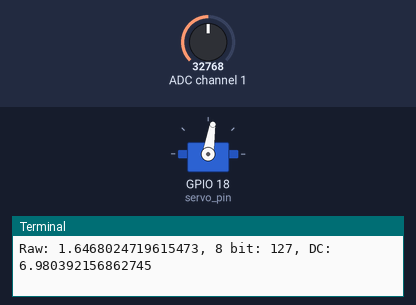
The program below on a simulated Raspberry Pi (BCM pin numbers). Shown: servo, the last lines printed to the terminal. Inputs (shaded band) come from the test bench; at power-on: ADC channel 1 = 32768 (analog values on the 0–65535 scale). Servo angles are drawn from the pulse width (0.5 ms = 0°, 2.5 ms = 180°).

Above: at 1.2 s.
1.3 s: ADC channel 1 set to 45874
At 2.5 s:
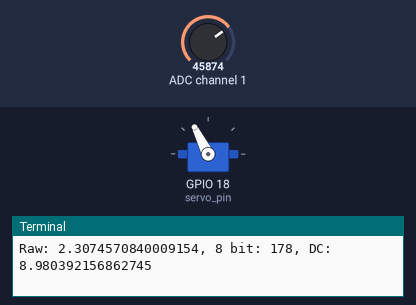
3.0 s: ADC channel 1 set to 57670
At 3.7 s:
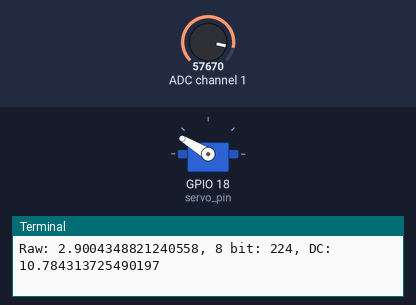
4.5 s: ADC channel 1 set to 65535
At 5.0 s:
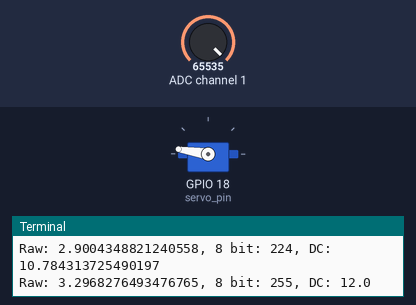
6.0 s: ADC channel 1 set to 19660
At 7.2 s:
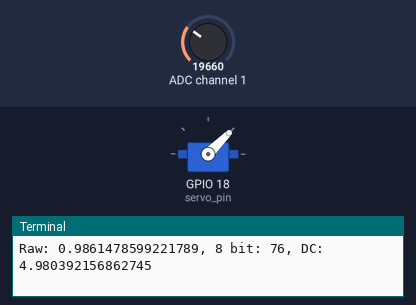
7.5 s: ADC channel 1 set to 7864
At 8.6 s:
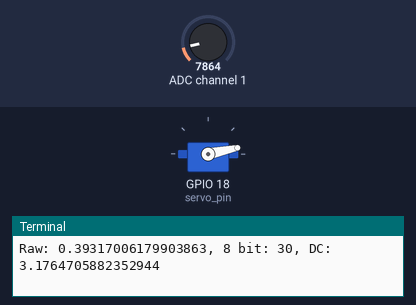
9.0 s: ADC channel 1 set to 32767
At 9.8 s:
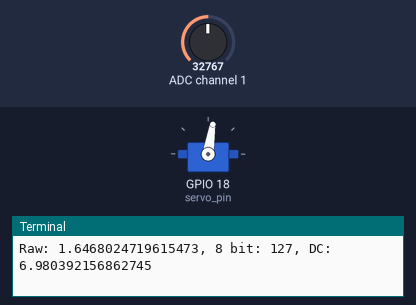
Timing chart, 0 to 11.5 s (numbered marks = the images above; inputs shaded):
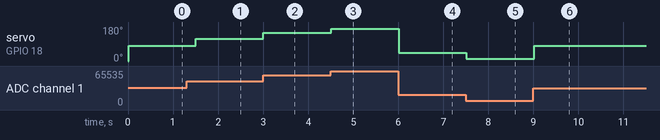

Measured:
- after the input at 1.3 s, servo on GPIO 18 (servo_pin): 81° → 117° after 0.20 s
- after the input at 3.0 s, servo on GPIO 18 (servo_pin): 117° → 149° at once
- after the input at 4.5 s, servo on GPIO 18 (servo_pin): 149° → 171° at once
- after the input at 6.0 s, servo on GPIO 18 (servo_pin): 171° → 45° at once
- after the input at 7.5 s, servo on GPIO 18 (servo_pin): 45° → 12° at once
- after the input at 9.0 s, servo on GPIO 18 (servo_pin): 12° → 81° at once

The program:

servos.py
```python
# Program to control a servo motor with a potentiometer using
# an MCP3008 to read analogIn() values.
import busio
import digitalio
import board
import adafruit_mcp3xxx.mcp3008 as MCP
from adafruit_mcp3xxx.analog_in import AnalogIn
import time
import RPi.GPIO as GPIO
import time
spi = busio.SPI(clock=board.SCK, MISO=board.MISO, MOSI=board.MOSI)
cs = digitalio.DigitalInOut(board.D22)
mcp = MCP.MCP3008(spi, cs)
GPIO.setmode(GPIO.BCM)
servo_pin = 18
GPIO.setup(servo_pin, GPIO.OUT)
servo_pwm = GPIO.PWM(servo_pin, 50)
servo_pwm.start(2)
pot = AnalogIn(mcp, MCP.P1)
try:
    while True:
        # test has been conducted, converting first to 255 then
        # mapping that to servo dc is better than mapping
        # raw voltage to servo dc
        raw_vol = pot.voltage
        bit8 = round((255 / 3.3) * raw_vol) # First map to 8 bit form
        dc = (10 / 255) * bit8 + 2 # Then map to duty cycle for the servo with the 8 bit form
        servo_pwm.ChangeDutyCycle(dc)
        print("Raw: {}, 8 bit: {}, DC: {}".format(raw_vol, bit8, dc))
        time.sleep(0.5)
except KeyboardInterrupt:
    GPIO.cleanup()
    print("GPIOs cleaned.")
  
```
